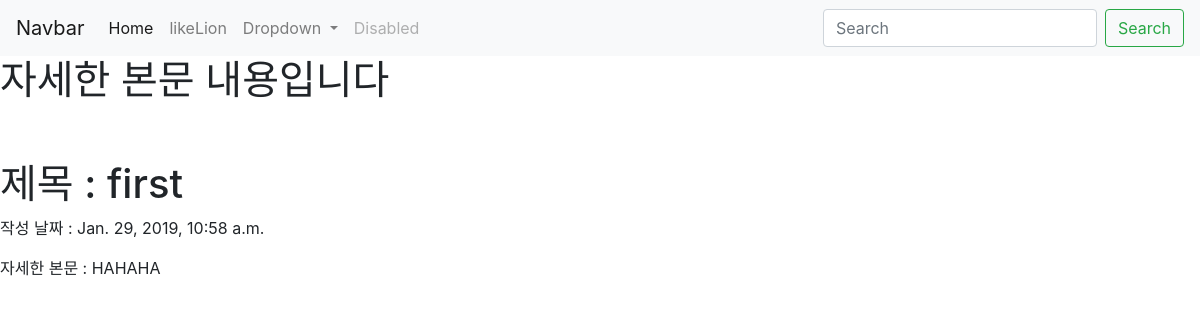
Page /blog/3/ on the committed database.
### blog/models.py (models this page shows, shortened)
class Blog(models.Model):
    title = models.CharField(max_length=200)
    pub_date = models.DateTimeField('date published')
    body = models.TextField()

### blog/views.py (the view)
# urls.py: path('<int:blog_id>/', views.detail, name="detail"),
def detail(request, blog_id):
    blog_detail = get_object_or_404(Blog, pk = blog_id)
    return render(request, 'detail.html', {'blog':blog_detail})

### blog/templates/detail.html (shortened to what this page needs)
<head>
    <link rel="stylesheet" href="https://stackpath.bootstrapcdn.com/bootstrap/4.2.1/css/bootstrap.min.css">
</head>
<body>
    <nav class="navbar navbar-expand-lg navbar-light bg-light">
        <a class="navbar-brand" href="#">Navbar</a>
        <div class="collapse navbar-collapse" id="navbarSupportedContent">
          <ul class="navbar-nav mr-auto">
            <li class="nav-item active">
              <a class="nav-link" href="{% url 'home' %}">Home <span class="sr-only">(current)</span></a>
            </li>
            <li class="nav-item">
              <a class="nav-link" href="{% url 'home' %}">likeLion</a>
            </li>
            <li class="nav-item dropdown">
              <a class="nav-link dropdown-toggle" href="#" id="navbarDropdown" role="button" data-toggle="dropdown" aria-haspopup="true" aria-expanded="false">
                Dropdown
              </a>
            </li>
            <li class="nav-item">
              <a class="nav-link disabled" href="#" tabindex="-1" aria-disabled="true">Disabled</a>
            </li>
          </ul>
          <form class="form-inline my-2 my-lg-0">
            <input class="form-control mr-sm-2" type="search" placeholder="Search" aria-label="Search">
            <button class="btn btn-outline-success my-2 my-sm-0" type="submit">Search</button>
          </form>
        </div>
    </nav>
    <h1>자세한 본문 내용입니다</h1>
    <br><br>
    <h1> 제목 : {{blog.title}}</h1>
    <p> 작성 날짜 : {{blog.pub_date}}</p>
    <p> 자세한 본문 : {{blog.body}}</p>
</body>

### rows in the picture
Blog: title "first", pub_date "Jan. 29, 2019, 10:58 a.m.", body "HAHAHA"
